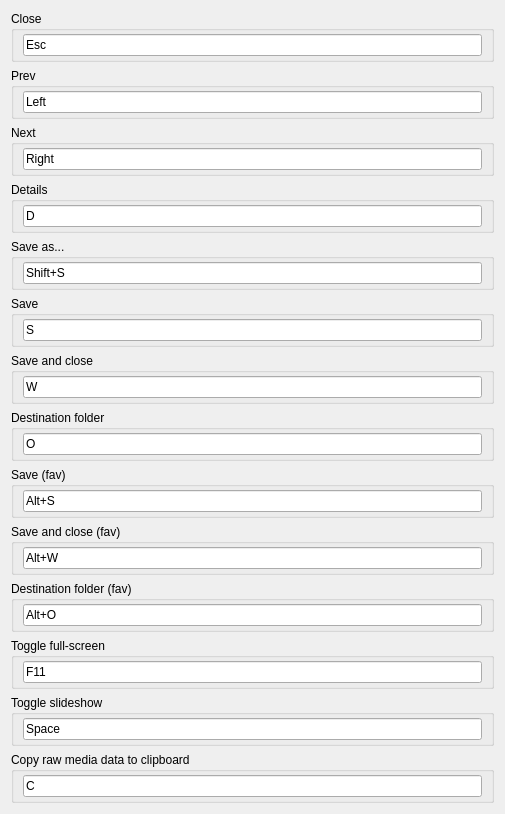
          <widget class="QWidget" name="scrollAreaWidgetContents_2">
           <property name="geometry">
            <rect>
             <x>0</x>
             <y>0</y>
             <width>505</width>
             <height>810</height>
            </rect>
           </property>
           <layout class="QVBoxLayout" name="verticalLayout_8">
            <item>
             <widget class="QGroupBox" name="groupViewerShortcutQuit">
              <property name="sizePolicy">
               <sizepolicy hsizetype="Preferred" vsizetype="Maximum">
                <horstretch>0</horstretch>
                <verstretch>0</verstretch>
               </sizepolicy>
              </property>
              <property name="title">
               <string>Close</string>
              </property>
              <layout class="QHBoxLayout" name="horizontalLayout_18">
               <property name="topMargin">
                <number>3</number>
               </property>
               <property name="bottomMargin">
                <number>3</number>
               </property>
               <item>
                <widget class="QKeySequenceEdit" name="keyViewerQuit">
                 <property name="keySequence">
                  <string>Esc</string>
                 </property>
                </widget>
               </item>
              </layout>
             </widget>
            </item>
            <item>
             <widget class="QGroupBox" name="groupViewerShortcutPrev">
              <property name="sizePolicy">
               <sizepolicy hsizetype="Preferred" vsizetype="Maximum">
                <horstretch>0</horstretch>
                <verstretch>0</verstretch>
               </sizepolicy>
              </property>
              <property name="title">
               <string>Prev</string>
              </property>
              <layout class="QHBoxLayout" name="horizontalLayout_3">
               <property name="topMargin">
                <number>3</number>
               </property>
               <property name="bottomMargin">
                <number>3</number>
               </property>
               <item>
                <widget class="QKeySequenceEdit" name="keyViewerPrev">
                 <property name="keySequence">
                  <string>Left</string>
                 </property>
                </widget>
               </item>
              </layout>
             </widget>
            </item>
            <item>
             <widget class="QGroupBox" name="groupViewerShortcutNext">
              <property name="sizePolicy">
               <sizepolicy hsizetype="Preferred" vsizetype="Maximum">
                <horstretch>0</horstretch>
                <verstretch>0</verstretch>
               </sizepolicy>
              </property>
              <property name="title">
               <string>Next</string>
              </property>
              <layout class="QHBoxLayout" name="horizontalLayout_4">
               <property name="topMargin">
                <number>3</number>
               </property>
               <property name="bottomMargin">
                <number>3</number>
               </property>
               <item>
                <widget class="QKeySequenceEdit" name="keyViewerNext">
                 <property name="keySequence">
                  <string>Right</string>
                 </property>
                </widget>
               </item>
              </layout>
             </widget>
            </item>
            <item>
             <widget class="QGroupBox" name="groupViewerShortcutDetails">
              <property name="sizePolicy">
               <sizepolicy hsizetype="Preferred" vsizetype="Maximum">
                <horstretch>0</horstretch>
                <verstretch>0</verstretch>
               </sizepolicy>
              </property>
              <property name="title">
               <string>Details</string>
              </property>
              <layout class="QHBoxLayout" name="horizontalLayout_5">
               <property name="topMargin">
                <number>3</number>
               </property>
               <property name="bottomMargin">
                <number>3</number>
               </property>
               <item>
                <widget class="QKeySequenceEdit" name="keyViewerDetails">
                 <property name="keySequence">
                  <string>D</string>
                 </property>
                </widget>
               </item>
              </layout>
             </widget>
            </item>
            <item>
             <widget class="QGroupBox" name="groupViewerShortcutSaveAs">
              <property name="sizePolicy">
               <sizepolicy hsizetype="Preferred" vsizetype="Maximum">
                <horstretch>0</horstretch>
                <verstretch>0</verstretch>
               </sizepolicy>
              </property>
              <property name="title">
               <string>Save as...</string>
              </property>
              <layout class="QHBoxLayout" name="horizontalLayout_6">
               <property name="topMargin">
                <number>3</number>
               </property>
               <property name="bottomMargin">
                <number>3</number>
               </property>
               <item>
                <widget class="QKeySequenceEdit" name="keyViewerSaveAs">
                 <property name="keySequence">
                  <string>Shift+S</string>
                 </property>
                </widget>
               </item>
              </layout>
             </widget>
            </item>
            <item>
             <widget class="QGroupBox" name="groupViewerShortcutSave">
              <property name="sizePolicy">
               <sizepolicy hsizetype="Preferred" vsizetype="Maximum">
                <horstretch>0</horstretch>
                <verstretch>0</verstretch>
               </sizepolicy>
              </property>
              <property name="title">
               <string>Save</string>
              </property>
              <layout class="QHBoxLayout" name="horizontalLayout_7">
               <property name="topMargin">
                <number>3</number>
               </property>
               <property name="bottomMargin">
                <number>3</number>
               </property>
               <item>
                <widget class="QKeySequenceEdit" name="keyViewerSave">
                 <property name="keySequence">
                  <string>S</string>
                 </property>
                </widget>
               </item>
              </layout>
             </widget>
            </item>
            <item>
             <widget class="QGroupBox" name="groupViewerShortcutSaveNQuit">
              <property name="sizePolicy">
               <sizepolicy hsizetype="Preferred" vsizetype="Maximum">
                <horstretch>0</horstretch>
                <verstretch>0</verstretch>
               </sizepolicy>
              </property>
              <property name="title">
               <string>Save and close</string>
              </property>
              <layout class="QHBoxLayout" name="horizontalLayout_8">
               <property name="topMargin">
                <number>3</number>
               </property>
               <property name="bottomMargin">
                <number>3</number>
               </property>
               <item>
                <widget class="QKeySequenceEdit" name="keyViewerSaveNQuit">
                 <property name="keySequence">
                  <string>W</string>
                 </property>
                </widget>
               </item>
              </layout>
             </widget>
            </item>
            <item>
             <widget class="QGroupBox" name="groupViewerShortcutOpen">
              <property name="sizePolicy">
               <sizepolicy hsizetype="Preferred" vsizetype="Maximum">
                <horstretch>0</horstretch>
                <verstretch>0</verstretch>
               </sizepolicy>
              </property>
              <property name="title">
               <string>Destination folder</string>
              </property>
              <layout class="QHBoxLayout" name="horizontalLayout_10">
               <property name="topMargin">
                <number>3</number>
               </property>
               <property name="bottomMargin">
                <number>3</number>
               </property>
               <item>
                <widget class="QKeySequenceEdit" name="keyViewerOpen">
                 <property name="keySequence">
                  <string>O</string>
                 </property>
                </widget>
               </item>
              </layout>
             </widget>
            </item>
            <item>
             <widget class="QGroupBox" name="groupViewerShortcutSaveFav">
              <property name="sizePolicy">
               <sizepolicy hsizetype="Preferred" vsizetype="Maximum">
                <horstretch>0</horstretch>
                <verstretch>0</verstretch>
               </sizepolicy>
              </property>
              <property name="title">
               <string>Save (fav)</string>
              </property>
              <layout class="QHBoxLayout" name="horizontalLayout_11">
               <property name="topMargin">
                <number>3</number>
               </property>
               <property name="bottomMargin">
                <number>3</number>
               </property>
               <item>
                <widget class="QKeySequenceEdit" name="keyViewerSaveFav">
                 <property name="keySequence">
                  <string>Alt+S</string>
                 </property>
                </widget>
               </item>
              </layout>
             </widget>
            </item>
            <item>
             <widget class="QGroupBox" name="groupViewerShortcutSaveNQuitFav">
              <property name="sizePolicy">
               <sizepolicy hsizetype="Preferred" vsizetype="Maximum">
                <horstretch>0</horstretch>
                <verstretch>0</verstretch>
               </sizepolicy>
              </property>
              <property name="title">
               <string>Save and close (fav)</string>
              </property>
              <layout class="QHBoxLayout" name="horizontalLayout_12">
               <property name="topMargin">
                <number>3</number>
               </property>
               <property name="bottomMargin">
                <number>3</number>
               </property>
               <item>
                <widget class="QKeySequenceEdit" name="keyViewerSaveNQuitFav">
                 <property name="keySequence">
                  <string>Alt+W</string>
                 </property>
                </widget>
               </item>
              </layout>
             </widget>
            </item>
            <item>
             <widget class="QGroupBox" name="groupViewerShortcutOpenFav">
              <property name="sizePolicy">
               <sizepolicy hsizetype="Preferred" vsizetype="Maximum">
                <horstretch>0</horstretch>
                <verstretch>0</verstretch>
               </sizepolicy>
              </property>
              <property name="title">
               <string>Destination folder (fav)</string>
              </property>
              <layout class="QHBoxLayout" name="horizontalLayout_17">
               <property name="topMargin">
                <number>3</number>
               </property>
               <property name="bottomMargin">
                <number>3</number>
               </property>
               <item>
                <widget class="QKeySequenceEdit" name="keyViewerOpenFav">
                 <property name="keySequence">
                  <string>Alt+O</string>
                 </property>
                </widget>
               </item>
              </layout>
             </widget>
            </item>
            <item>
             <widget class="QGroupBox" name="groupViewerShortcutToggleFullscreen">
              <property name="sizePolicy">
               <sizepolicy hsizetype="Preferred" vsizetype="Maximum">
                <horstretch>0</horstretch>
                <verstretch>0</verstretch>
               </sizepolicy>
              </property>
              <property name="title">
               <string>Toggle full-screen</string>
              </property>
              <layout class="QHBoxLayout" name="horizontalLayout_19">
               <property name="topMargin">
                <number>3</number>
               </property>
               <property name="bottomMargin">
                <number>3</number>
               </property>
               <item>
                <widget class="QKeySequenceEdit" name="keyViewerToggleFullscreen">
                 <property name="keySequence">
                  <string>F11</string>
                 </property>
                </widget>
               </item>
              </layout>
             </widget>
            </item>
            <item>
             <widget class="QGroupBox" name="groupViewerShortcutToggleSlideshow">
              <property name="sizePolicy">
               <sizepolicy hsizetype="Preferred" vsizetype="Maximum">
                <horstretch>0</horstretch>
                <verstretch>0</verstretch>
               </sizepolicy>
              </property>
              <property name="title">
               <string>Toggle slideshow</string>
              </property>
              <layout class="QHBoxLayout" name="horizontalLayout_21">
               <property name="topMargin">
                <number>3</number>
               </property>
               <property name="bottomMargin">
                <number>3</number>
               </property>
               <item>
                <widget class="QKeySequenceEdit" name="keyViewerToggleSlideshow">
                 <property name="keySequence">
                  <string>Space</string>
                 </property>
                </widget>
               </item>
              </layout>
             </widget>
            </item>
            <item>
             <widget class="QGroupBox" name="groupViewerShortcutDataToClipboard">
              <property name="sizePolicy">
               <sizepolicy hsizetype="Preferred" vsizetype="Maximum">
                <horstretch>0</horstretch>
                <verstretch>0</verstretch>
               </sizepolicy>
              </property>
              <property name="title">
               <string>Copy raw media data to clipboard</string>
              </property>
              <layout class="QHBoxLayout" name="horizontalLayout_20">
               <property name="topMargin">
                <number>3</number>
               </property>
               <property name="bottomMargin">
                <number>3</number>
               </property>
               <item>
                <widget class="QKeySequenceEdit" name="keyViewerDataToClipboard">
                 <property name="keySequence">
                  <string>C</string>
                 </property>
                </widget>
               </item>
              </layout>
             </widget>
            </item>
           </layout>
          </widget>
